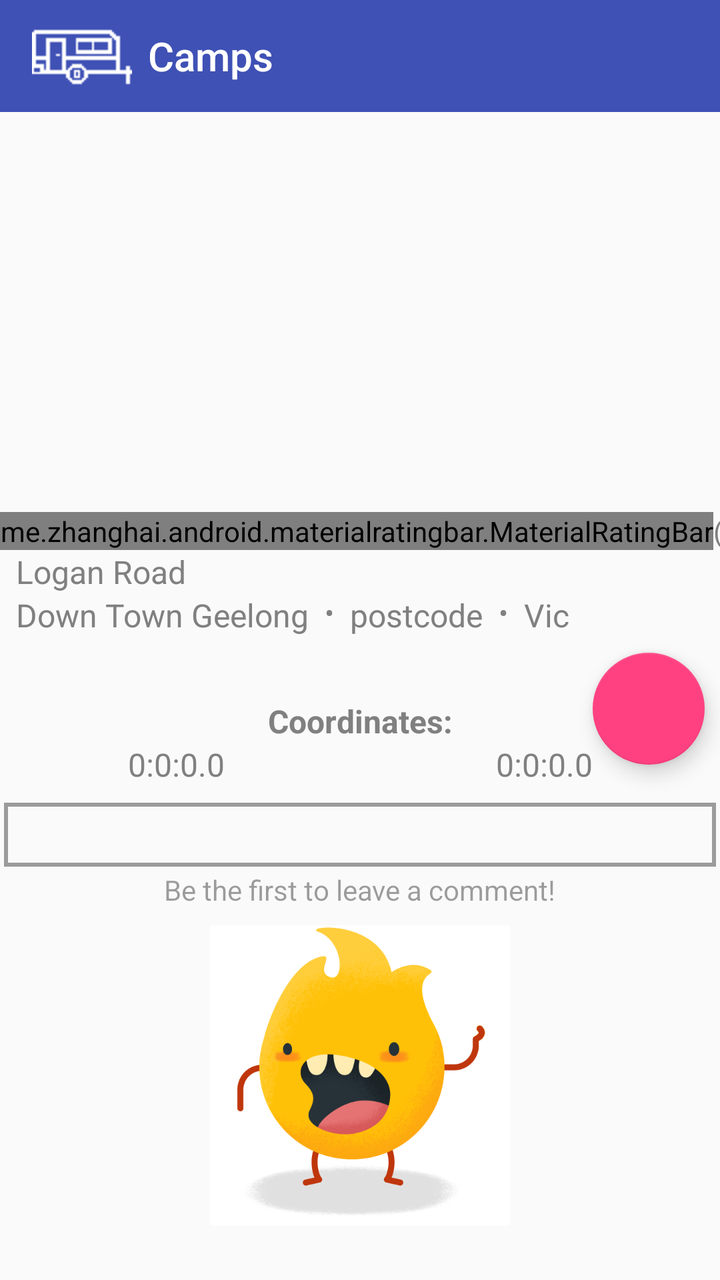
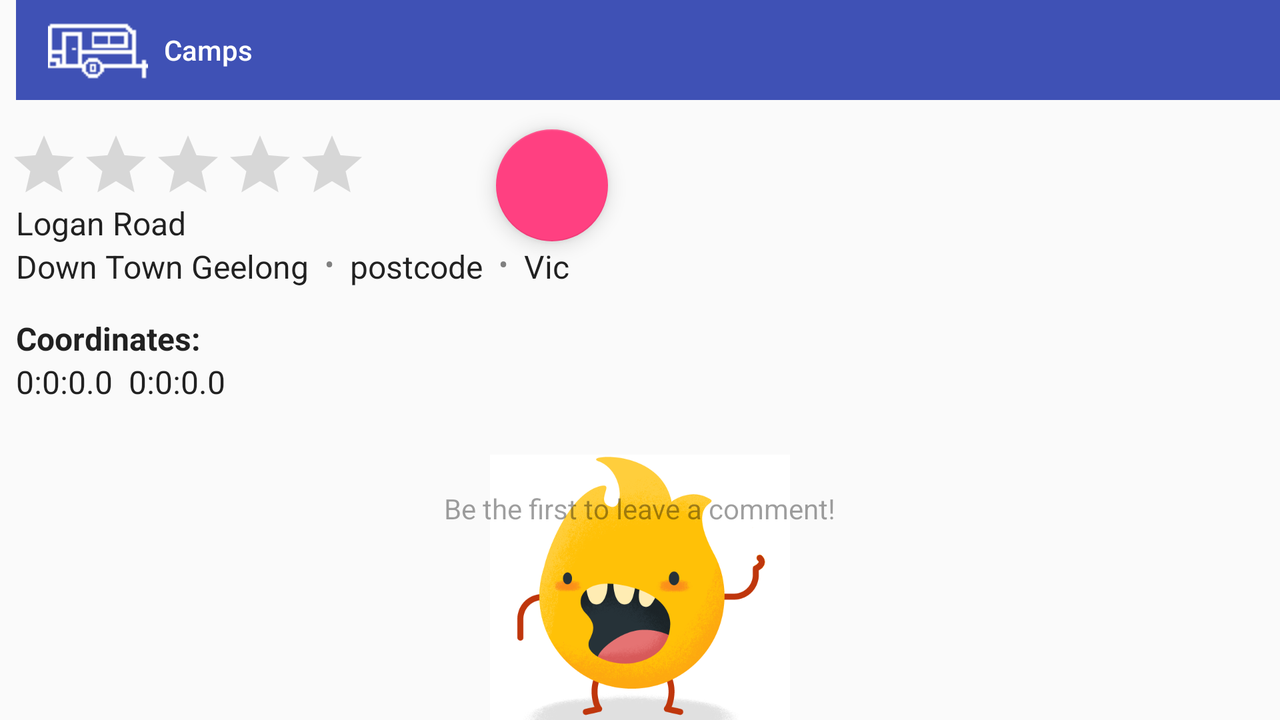

The same Android screen from two of the app's own layout files: first res/layout/ as a phone draws it, then the repository's variant for another configuration, drawn on a device whose configuration selects that folder. Both files follow.
<!-- AndroidManifest.xml: application theme AppTheme -->
<!-- res/layout/activity_site_detail.xml -->
<?xml version="1.0" encoding="utf-8"?>
<android.support.constraint.ConstraintLayout
    xmlns:android="http://schemas.android.com/apk/res/android"
    xmlns:app="http://schemas.android.com/apk/res-auto"
    xmlns:tools="http://schemas.android.com/tools"
    android:layout_width="match_parent"
    android:layout_height="match_parent">

    <android.support.v7.widget.Toolbar
        android:id="@+id/site_detail_toolbar"
        android:layout_width="match_parent"
        android:layout_height="wrap_content"
        android:background="?android:attr/colorPrimary"
        android:theme="@style/AppTheme.AppBarOverlay"
        app:layout_constraintEnd_toEndOf="parent"
        app:layout_constraintStart_toStartOf="parent"
        app:layout_constraintTop_toTopOf="parent"
        app:logo="@drawable/caravan"
        app:popupTheme="@style/Theme.AppCompat.Light.DarkActionBar"
        app:title="@string/app_name"
        app:titleMarginStart="24dp"/>

    <ImageView
        android:id="@+id/site_detail_photo"
        android:layout_width="match_parent"
        android:layout_height="200dp"
        android:layout_marginTop="8dp"
        android:alpha="1.0"
        android:contentDescription="@string/site_detail_photo_hint"
        android:scaleType="centerInside"
        app:layout_constraintEnd_toEndOf="parent"
        app:layout_constraintHorizontal_bias="1.0"
        app:layout_constraintStart_toStartOf="parent"
        app:layout_constraintTop_toBottomOf="@id/site_detail_toolbar"/>

    <android.support.design.widget.FloatingActionButton
        android:id="@+id/fab_show_comment_dialog"
        android:layout_width="wrap_content"
        android:layout_height="wrap_content"
        app:layout_constraintEnd_toEndOf="parent"
        app:layout_constraintHorizontal_bias=".975"
        app:layout_constraintStart_toStartOf="parent"
        app:layout_constraintTop_toBottomOf="@id/site_details_guideline_fab"
        app:srcCompat="@drawable/ic_add_white_24px"/>

    <me.zhanghai.android.materialratingbar.MaterialRatingBar
        android:id="@+id/site_detail_rating"
        style="@style/Widget.MaterialRatingBar.RatingBar.Indicator"
        android:layout_width="wrap_content"
        android:layout_height="wrap_content"
        app:layout_constraintStart_toStartOf="parent"
        app:layout_constraintTop_toTopOf="@+id/site_details_guideline_name"
        app:mrb_progressTint="@color/Gray"
        app:mrb_secondaryProgressTint="@color/Gray"/>

    <TextView
        android:id="@+id/site_num_ratings"
        style="@style/AppTheme.Body1"
        android:layout_width="wrap_content"
        android:layout_height="wrap_content"
        android:layout_marginBottom="8dp"
        android:layout_marginTop="8dp"
        android:textColor="@color/Gray"
        app:layout_constraintBottom_toBottomOf="@+id/site_detail_rating"
        app:layout_constraintStart_toEndOf="@id/site_detail_rating"
        app:layout_constraintTop_toTopOf="@+id/site_detail_rating"
        tools:text="(10)"/>

    <TextView
        android:id="@+id/site_detail_street"
        style="@style/AppTheme.Subheader"
        android:layout_width="wrap_content"
        android:layout_height="wrap_content"
        android:layout_marginStart="8dp"
        android:textColor="@color/Gray"
        app:layout_constraintStart_toStartOf="parent"
        app:layout_constraintTop_toBottomOf="@+id/site_detail_rating"
        tools:text="Logan Road"/>

    <TextView
        android:id="@+id/site_detail_city_divider"
        style="@style/AppTheme.TextDivider"
        android:layout_marginStart="8dp"
        android:text="@string/divider_bullet"
        android:textColor="@color/Gray"
        app:layout_constraintStart_toEndOf="@+id/site_detail_postcode"
        app:layout_constraintTop_toBottomOf="@+id/site_detail_street"/>

    <TextView
        android:id="@+id/site_detail_city"
        style="@style/AppTheme.Subheader"
        android:layout_width="wrap_content"
        android:layout_height="wrap_content"
        android:layout_marginStart="8dp"
        android:textColor="@color/Gray"
        app:layout_constraintStart_toStartOf="parent"
        app:layout_constraintTop_toBottomOf="@+id/site_detail_street"
        tools:text="Down Town Geelong"/>

    <TextView
        android:id="@+id/site_detail_postcode"
        style="@style/AppTheme.Subheader"
        android:layout_width="wrap_content"
        android:layout_height="wrap_content"
        android:layout_marginStart="8dp"
        android:textColor="@color/Gray"
        app:layout_constraintStart_toEndOf="@+id/site_detail_state_divider"
        app:layout_constraintTop_toBottomOf="@+id/site_detail_street"
        tools:text="postcode"/>

    <TextView
        android:id="@+id/site_detail_state_divider"
        style="@style/AppTheme.TextDivider"
        android:layout_marginStart="8dp"
        android:text="@string/divider_bullet"
        android:textColor="@color/Gray"
        app:layout_constraintStart_toEndOf="@id/site_detail_city"
        app:layout_constraintTop_toTopOf="@+id/site_detail_city"/>

    <TextView
        android:id="@+id/site_detail_state"
        style="@style/AppTheme.Subheader"
        android:layout_width="wrap_content"
        android:layout_height="wrap_content"
        android:layout_marginStart="8dp"
        android:textColor="@color/Gray"
        app:layout_constraintStart_toEndOf="@+id/site_detail_city_divider"
        app:layout_constraintTop_toBottomOf="@+id/site_detail_street"
        tools:text="Vic"/>

    <TextView
        android:id="@+id/site_detail_map_coordinates_heading"
        style="@style/AppTheme.Subheader"
        android:layout_width="wrap_content"
        android:layout_height="wrap_content"
        android:layout_above="@+id/site_detail_facility_icons"
        android:text="@string/detail_site_map_coordinates_heading"
        android:textColor="@color/Gray"
        android:textStyle="bold"
        app:layout_constraintBottom_toTopOf="@+id/site_details_guideline_coordinates"
        app:layout_constraintEnd_toEndOf="parent"
        app:layout_constraintStart_toStartOf="parent"/>

    <TextView
        android:id="@+id/site_detail_map_coordinates_lat"
        style="@style/AppTheme.Subheader"
        android:layout_width="wrap_content"
        android:layout_height="wrap_content"
        android:textColor="@color/Gray"
        app:layout_constraintEnd_toStartOf="@+id/site_detail_coordinates_lat_divider"
        app:layout_constraintHorizontal_chainStyle="spread"
        app:layout_constraintStart_toStartOf="parent"
        app:layout_constraintTop_toBottomOf="@+id/site_details_guideline_coordinates"
        tools:text="0:0:0.0"/>

    <TextView
        android:id="@+id/site_detail_coordinates_lat_divider"
        style="@style/AppTheme.TextDivider"
        android:text="@string/add_edit_site_spacer"
        android:textColor="@color/Gray"
        app:layout_constraintEnd_toStartOf="@+id/site_detail_map_coordinates_long"
        app:layout_constraintStart_toEndOf="@id/site_detail_map_coordinates_lat"
        app:layout_constraintTop_toBottomOf="@+id/site_details_guideline_coordinates"/>

    <TextView
        android:id="@+id/site_detail_map_coordinates_long"
        style="@style/AppTheme.Subheader"
        android:layout_width="wrap_content"
        android:layout_height="wrap_content"
        android:textColor="@color/Gray"
        app:layout_constraintEnd_toEndOf="parent"
        app:layout_constraintStart_toEndOf="@id/site_detail_coordinates_lat_divider"
        app:layout_constraintTop_toBottomOf="@+id/site_details_guideline_coordinates"
        tools:text="0:0:0.0"/>

    
    <LinearLayout
        android:id="@+id/site_detail_facility_icons"
        android:layout_width="match_parent"
        android:layout_height="32dp"
        android:layout_alignBottom="@+id/site_detail_photo"
        android:layout_margin="2dp"
        android:background="@drawable/detail_border"
        android:orientation="horizontal"
        android:textAppearance="?android:textAppearanceMedium"
        app:layout_constraintBottom_toTopOf="@+id/site_details_guideline_facilities"
        app:layout_constraintEnd_toEndOf="parent"
        app:layout_constraintStart_toStartOf="parent"/>

    

    

    <android.support.constraint.Group
        android:id="@+id/site_details_no_comments_group"
        android:layout_width="wrap_content"
        android:layout_height="wrap_content"
        app:constraint_referenced_ids="site_detail_empty_image,site_detail_empty_message"/>

    <ImageView
        android:id="@+id/site_detail_empty_image"
        style="@style/AppTheme.PizzaGuy"
        android:contentDescription="@string/site_detail_image_pizza_hint"
        android:src="@drawable/pizza_monster"
        app:layout_constraintEnd_toEndOf="parent"
        app:layout_constraintStart_toStartOf="parent"
        app:layout_constraintTop_toBottomOf="@+id/site_details_guideline_facilities"
        app:layout_constraintBottom_toBottomOf="parent"/>

    <TextView
        android:id="@+id/site_detail_empty_message"
        style="@style/AppTheme.Body1"
        android:layout_width="wrap_content"
        android:layout_height="wrap_content"
        android:text="@string/site_detail_no_comments"
        android:textColor="@color/greyDisabled"
        app:layout_constraintEnd_toEndOf="parent"
        app:layout_constraintStart_toStartOf="parent"
        app:layout_constraintTop_toBottomOf="@+id/site_details_guideline_facilities"/>

    <android.support.constraint.Guideline
        android:id="@+id/site_details_guideline_name"
        android:layout_width="wrap_content"
        android:layout_height="wrap_content"
        android:orientation="horizontal"
        app:layout_constraintGuide_percent="0.4"/>

    <android.support.constraint.Guideline
        android:id="@+id/site_details_guideline_coordinates"
        android:layout_width="wrap_content"
        android:layout_height="wrap_content"
        android:orientation="horizontal"
        app:layout_constraintGuide_percent="0.58"/>

    <android.support.constraint.Guideline
        android:id="@+id/site_details_guideline_facilities"
        android:layout_width="wrap_content"
        android:layout_height="wrap_content"
        android:orientation="horizontal"
        app:layout_constraintGuide_percent="0.68"/>

    <android.support.constraint.Guideline
        android:id="@+id/site_details_guideline_fab"
        android:layout_width="wrap_content"
        android:layout_height="wrap_content"
        android:orientation="horizontal"
        app:layout_constraintGuide_percent="0.51"/>

    <android.support.v7.widget.RecyclerView
        android:id="@+id/site_detail_recycler_comments"
        android:layout_width="match_parent"
        android:layout_height="301dp"
        android:layout_marginTop="8dp"
        android:background="@android:color/transparent"
        app:layout_constraintEnd_toEndOf="parent"
        app:layout_constraintHorizontal_bias="1.0"
        app:layout_constraintStart_toStartOf="parent"
        app:layout_constraintTop_toBottomOf="@+id/site_details_guideline_facilities"
        tools:listitem="@layout/recycler_comment"/>

</android.support.constraint.ConstraintLayout>
<!-- res/layout/recycler_comment.xml (included above) -->
<?xml version="1.0" encoding="utf-8"?>
<RelativeLayout xmlns:android="http://schemas.android.com/apk/res/android"
                xmlns:tools="http://schemas.android.com/tools"
                android:layout_width="match_parent"
                android:layout_height="wrap_content"
                android:orientation="vertical"
                android:padding="8dp">

    <ImageView
        android:id="@+id/comment_author_image"
        android:layout_width="60dp"
        android:layout_height="60dp"
        android:background="#757575"
        android:scaleType="centerCrop"
        android:contentDescription="@null"
        android:src="@drawable/eyresrock" />

    <TextView
        android:id="@+id/comment_date"
        style="@style/AppTheme.Body1"
        android:layout_width="wrap_content"
        android:layout_height="wrap_content"
        android:layout_alignTop="@+id/comment_author_image"
        android:layout_marginBottom="4dp"
        android:layout_marginStart="8dp"
        android:layout_marginTop="-2dp"
        android:layout_toEndOf="@+id/comment_author_image"
        android:maxLines="1"
        tools:text="01/01/1001" />

    <TextView
        android:id="@+id/site_tem_street_divider"
        style="@style/AppTheme.TextDivider"
        android:layout_alignTop="@+id/comment_date"
        android:layout_toEndOf="@+id/comment_date"
        android:text="@string/divider_bullet" />

    <TextView
        android:id="@+id/comment_author"
        style="@style/AppTheme.Body1"
        android:layout_width="wrap_content"
        android:layout_height="wrap_content"
        android:layout_alignLeft="@+id/site_tem_street_divider"
        android:layout_alignTop="@+id/comment_author_image"
        android:layout_marginBottom="4dp"
        android:layout_marginStart="8dp"
        android:layout_marginTop="-2dp"
        tools:text="Vonnie" />

    <TextView
        android:id="@+id/comment_text"
        style="@style/AppTheme.Body1"
        android:layout_width="wrap_content"
        android:layout_height="wrap_content"
        android:layout_below="@+id/comment_date"
        android:layout_toEndOf="@+id/comment_author_image"
        android:layout_marginBottom="4dp"
        android:layout_marginStart="8dp"
        android:layout_marginTop="-2dp"
        tools:text="Comment text" />

</RelativeLayout>
<!-- resources referenced by this layout -->
<resources>
  <color name="Gray">#FF808080</color>
  <color name="greyDisabled">#61000000</color>
  <!-- drawable caravan: png bitmap (drawable, 340 bytes) -->
  <!-- drawable detail_border (drawable-xxhdpi) -->
  <?xml version="1.0" encoding="utf-8"?>
  <shape xmlns:android="http://schemas.android.com/apk/res/android"
      android:shape="rectangle">
  <stroke
      android:width="2dp"
      android:color="@color/greyDisabled" />
  </shape>
  <!-- drawable eyresrock: jpg bitmap (drawable, 20008 bytes) -->
  <!-- drawable pizza_monster: png bitmap (drawable-hdpi, 50890 bytes) -->
  <string name="add_edit_site_spacer"> </string>
  <string name="app_name">Camps</string>
  <string name="detail_site_map_coordinates_heading">Coordinates:</string>
  <string name="divider_bullet">•</string>
  <string name="site_detail_image_pizza_hint">Site picture</string>
  <string name="site_detail_no_comments">Be the first to leave a comment!</string>
  <string name="site_detail_photo_hint">site photo</string>
  <style name="AppTheme.AppBarOverlay" parent="ThemeOverlay.AppCompat.Dark.ActionBar" />
  <style name="AppTheme.Body1">
          <item name="android:fontFamily">sans-serif</item>
          <item name="android:textSize">14sp</item>
      </style>
  <style name="AppTheme.PizzaGuy">
          <item name="android:layout_width">wrap_content</item>
          <item name="android:layout_height">150dp</item>
      </style>
  <style name="AppTheme.Subheader">
          <item name="android:fontFamily">sans-serif</item>
          <item name="android:textSize">16sp</item>
      </style>
  <style name="AppTheme.TextDivider">
          <item name="android:layout_width">wrap_content</item>
          <item name="android:layout_height">wrap_content</item>
          <item name="android:layout_marginLeft">4dp</item>
          <item name="android:layout_marginRight">4dp</item>
          <item name="android:textColor">@color/greySecondary</item>
      </style>
  <style name="AppTheme" parent="Theme.AppCompat.Light.NoActionBar">
          <item name="colorPrimary">@color/colorPrimary</item>
          <item name="colorPrimaryDark">@color/colorPrimaryDark</item>
          <item name="colorAccent">@color/colorAccent</item>
  
          <item name="android:textColorPrimary">@color/greyPrimary</item>
          <item name="android:textColorSecondary">@color/greySecondary</item>
  
      </style>
  <color name="greySecondary">#8B000000</color>
  <color name="colorPrimary">#3F51B5</color>
  <color name="colorPrimaryDark">#303F9F</color>
  <color name="colorAccent">#FF4081</color>
  <color name="greyPrimary">#DE000000</color>
</resources>
<!-- res/layout-land/activity_site_detail.xml (the repository's variant of the layout above) -->
<!-- drawn on the phone turned sideways -->
<?xml version="1.0" encoding="utf-8"?>
<android.support.constraint.ConstraintLayout
    xmlns:android="http://schemas.android.com/apk/res/android"
    xmlns:app="http://schemas.android.com/apk/res-auto"
    xmlns:tools="http://schemas.android.com/tools"
    android:layout_width="match_parent"
    android:layout_height="match_parent">

    <android.support.v7.widget.Toolbar
        android:id="@+id/site_detail_toolbar"
        android:layout_width="match_parent"
        android:layout_height="wrap_content"
        android:layout_marginStart="8dp"
        android:background="?android:attr/colorPrimary"
        android:theme="@style/AppTheme.AppBarOverlay"
        app:layout_constraintStart_toStartOf="parent"
        app:layout_constraintTop_toTopOf="parent"
        app:logo="@drawable/caravan"
        app:popupTheme="@style/Theme.AppCompat.Light.DarkActionBar"
        app:title="@string/app_name"
        app:titleMarginStart="24dp"/>

    <ImageView
        android:id="@+id/site_detail_photo"
        android:layout_width="200dp"
        android:layout_height="match_parent"
        android:layout_marginTop="8dp"
        android:alpha="1.0"
        android:contentDescription="@string/site_detail_photo_hint"
        android:scaleType="centerInside"
        app:layout_constraintEnd_toEndOf="parent"
        app:layout_constraintHorizontal_bias="1.0"
        app:layout_constraintVertical_bias="1.0"
        app:layout_constraintStart_toStartOf="parent"
        app:layout_constraintTop_toBottomOf="@id/site_detail_toolbar"/>

    <android.support.design.widget.FloatingActionButton
        android:id="@+id/fab_show_comment_dialog"
        android:layout_width="wrap_content"
        android:layout_height="wrap_content"
        android:layout_marginStart="64dp"
        app:layout_constraintStart_toEndOf="@+id/site_detail_rating"
        app:layout_constraintTop_toTopOf="@+id/site_details_guideline_name"
        app:srcCompat="@drawable/ic_add_white_24px"/>

    <RatingBar
        android:id="@+id/site_detail_rating"
        android:layout_width="wrap_content"
        android:layout_height="wrap_content"
        android:numStars="5"
        android:stepSize=".5"
        style="@style/Widget.AppCompat.RatingBar.Indicator"
        android:layout_marginStart="4dp"
        app:layout_constraintStart_toStartOf="parent"
        app:layout_constraintTop_toTopOf="@+id/site_details_guideline_name"/>

    <TextView
        android:id="@+id/site_detail_street"
        style="@style/AppTheme.Subheader"
        android:layout_width="wrap_content"
        android:layout_height="wrap_content"
        android:layout_marginStart="8dp"
        app:layout_constraintStart_toStartOf="parent"
        app:layout_constraintTop_toBottomOf="@+id/site_detail_rating"
        tools:text="Logan Road"/>

    <TextView
        android:id="@+id/site_detail_city_divider"
        style="@style/AppTheme.TextDivider"
        android:layout_marginStart="8dp"
        android:text="@string/divider_bullet"
        android:textColor="@color/Gray"
        app:layout_constraintStart_toEndOf="@+id/site_detail_postcode"
        app:layout_constraintTop_toBottomOf="@+id/site_detail_street"/>

    <TextView
        android:id="@+id/site_detail_city"
        style="@style/AppTheme.Subheader"
        android:layout_width="wrap_content"
        android:layout_height="wrap_content"
        android:layout_marginStart="8dp"
        app:layout_constraintStart_toStartOf="parent"
        app:layout_constraintTop_toBottomOf="@+id/site_detail_street"
        tools:text="Down Town Geelong"/>

    <TextView
        android:id="@+id/site_detail_postcode"
        style="@style/AppTheme.Subheader"
        android:layout_width="wrap_content"
        android:layout_height="wrap_content"
        android:layout_marginStart="8dp"
        app:layout_constraintStart_toEndOf="@+id/site_detail_state_divider"
        app:layout_constraintTop_toBottomOf="@+id/site_detail_street"
        tools:text="postcode"/>

    <TextView
        android:id="@+id/site_detail_state_divider"
        style="@style/AppTheme.TextDivider"
        android:layout_marginStart="8dp"
        android:text="@string/divider_bullet"
        android:textColor="@color/Gray"
        app:layout_constraintStart_toEndOf="@id/site_detail_city"
        app:layout_constraintTop_toTopOf="@+id/site_detail_city"/>

    <TextView
        android:id="@+id/site_detail_state"
        style="@style/AppTheme.Subheader"
        android:layout_width="wrap_content"
        android:layout_height="wrap_content"
        android:layout_marginStart="8dp"
        app:layout_constraintStart_toEndOf="@+id/site_detail_city_divider"
        app:layout_constraintTop_toBottomOf="@+id/site_detail_street"
        tools:text="Vic"/>

    <TextView
        android:id="@+id/site_detail_map_coordinates_heading"
        style="@style/AppTheme.Subheader"
        android:layout_width="wrap_content"
        android:layout_height="wrap_content"
        android:layout_above="@+id/site_detail_facility_icons"
        android:layout_marginStart="8dp"
        android:text="@string/detail_site_map_coordinates_heading"
        android:textStyle="bold"
        app:layout_constraintBottom_toTopOf="@+id/site_details_guideline_coordinates"
        app:layout_constraintEnd_toEndOf="parent"
        app:layout_constraintHorizontal_bias="0.0"
        app:layout_constraintStart_toStartOf="parent"/>

    <TextView
        android:id="@+id/site_detail_map_coordinates_lat"
        style="@style/AppTheme.Subheader"
        android:layout_width="wrap_content"
        android:layout_height="wrap_content"
        android:layout_marginStart="8dp"
        app:layout_constraintEnd_toStartOf="@+id/site_detail_coordinates_lat_divider"
        app:layout_constraintHorizontal_bias="0.0"
        app:layout_constraintHorizontal_chainStyle="packed"
        app:layout_constraintStart_toStartOf="parent"
        app:layout_constraintTop_toBottomOf="@+id/site_details_guideline_coordinates"
        tools:text="0:0:0.0"/>

    <TextView
        android:id="@+id/site_detail_coordinates_lat_divider"
        style="@style/AppTheme.TextDivider"
        android:text="@string/add_edit_site_spacer"
        app:layout_constraintEnd_toStartOf="@+id/site_detail_map_coordinates_long"
        app:layout_constraintStart_toEndOf="@id/site_detail_map_coordinates_lat"
        app:layout_constraintTop_toBottomOf="@+id/site_details_guideline_coordinates"/>

    <TextView
        android:id="@+id/site_detail_map_coordinates_long"
        style="@style/AppTheme.Subheader"
        android:layout_width="wrap_content"
        android:layout_height="wrap_content"
        app:layout_constraintEnd_toEndOf="parent"
        app:layout_constraintStart_toEndOf="@id/site_detail_coordinates_lat_divider"
        app:layout_constraintTop_toBottomOf="@+id/site_details_guideline_coordinates"
        tools:text="0:0:0.0"/>

    
    <LinearLayout
        android:id="@+id/site_detail_facility_icons"
        android:layout_width="wrap_content"
        android:layout_height="32dp"
        android:layout_alignBottom="@+id/site_detail_photo"
        android:layout_marginStart="8dp"
        android:background="@drawable/detail_border"
        android:orientation="horizontal"
        android:textAppearance="?android:textAppearanceMedium"
        app:layout_constraintBottom_toTopOf="@+id/site_details_guideline_facilities"
        app:layout_constraintStart_toStartOf="parent"/>

    

    

    <android.support.constraint.Group
        android:id="@+id/site_details_no_comments_group"
        android:layout_width="wrap_content"
        android:layout_height="wrap_content"
        app:constraint_referenced_ids="site_detail_empty_image,site_detail_empty_message"/>

    <ImageView
        android:id="@+id/site_detail_empty_image"
        style="@style/AppTheme.PizzaGuy"
        android:contentDescription="@string/site_detail_image_pizza_hint"
        android:src="@drawable/pizza_monster"
        app:layout_constraintBottom_toBottomOf="parent"
        app:layout_constraintEnd_toEndOf="parent"
        app:layout_constraintStart_toStartOf="parent"
        app:layout_constraintTop_toBottomOf="@+id/site_details_guideline_facilities"/>

    <TextView
        android:id="@+id/site_detail_empty_message"
        style="@style/AppTheme.Body1"
        android:layout_width="wrap_content"
        android:layout_height="wrap_content"
        android:text="@string/site_detail_no_comments"
        android:textColor="@color/greyDisabled"
        app:layout_constraintEnd_toEndOf="parent"
        app:layout_constraintStart_toStartOf="parent"
        app:layout_constraintTop_toBottomOf="@+id/site_details_guideline_facilities"/>

    <android.support.constraint.Guideline
        android:id="@+id/site_details_guideline_name"
        android:layout_width="wrap_content"
        android:layout_height="wrap_content"
        android:orientation="horizontal"
        app:layout_constraintGuide_percent="0.18"/>

    <android.support.constraint.Guideline
        android:id="@+id/site_details_guideline_coordinates"
        android:layout_width="wrap_content"
        android:layout_height="wrap_content"
        android:orientation="horizontal"
        app:layout_constraintGuide_percent="0.5"/>

    <android.support.constraint.Guideline
        android:id="@+id/site_details_guideline_facilities"
        android:layout_width="wrap_content"
        android:layout_height="wrap_content"
        android:orientation="horizontal"
        app:layout_constraintGuide_percent="0.68"/>

    <android.support.constraint.Guideline
        android:id="@+id/site_details_guideline_fab"
        android:layout_width="wrap_content"
        android:layout_height="wrap_content"
        android:orientation="horizontal"
        app:layout_constraintGuide_percent="0.22"/>

    <android.support.v7.widget.RecyclerView
        android:id="@+id/site_detail_recycler_comments"
        android:layout_width="match_parent"
        android:layout_height="0dp"
        android:layout_marginTop="8dp"
        android:background="@android:color/transparent"
        app:layout_constraintBottom_toBottomOf="parent"
        app:layout_constraintEnd_toEndOf="parent"
        app:layout_constraintHorizontal_bias="1.0"
        app:layout_constraintStart_toStartOf="parent"
        app:layout_constraintTop_toBottomOf="@+id/site_details_guideline_facilities"
        app:layout_constraintVertical_bias="0.0"
        tools:listitem="@layout/recycler_comment"/>

</android.support.constraint.ConstraintLayout>
